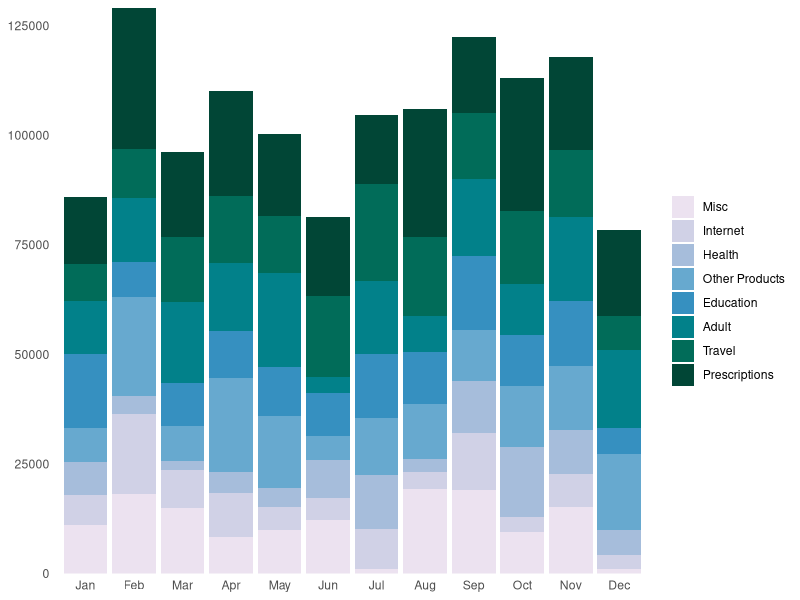

Write R code to recreate this figure.
# figure 2.1

library(ggplot2)
library(scales)
library(RColorBrewer)

getMonth <- function() {
  basep <- c(.22, .16, .14, .12, .10, .08, .08, .10)
  basep <- basep*100000
  adj <- round(rnorm(8, sd=5000), 0)
  single.month <- basep + adj
#   single.adj <- (1-sum(single.month))/8
#   single.month <- single.month + single.adj
   if (length(which(single.month<0))) {
     single.month <- getMonth()
   }
  single.month
}
labels <- c("Prescriptions", "Travel", "Adult", "Education", "Other Products", 
            "Health", "Internet", "Misc")
month <- c("Jan", "Feb", "Mar", "Apr", "May", "Jun", 
           "Jul", "Aug", "Sep", "Oct", "Nov", "Dec")
foo <- replicate(12, getMonth(), simplify="vector")
spam <- data.frame(p=as.vector(foo), month=rep(month, each=8), type=rep(labels, 12))
spam$month <- factor(spam$month, levels=month, ordered=T)
spam$type <- factor(spam$type, levels=labels, ordered=T)

#colours <- brewer.pal(8, "RdBu")
colours <- rev(brewer.pal(9, "PuBuGn")[-1])

gg <- ggplot(spam, aes(month, p, fill=type)) + 
  geom_bar(stat="identity") + scale_fill_manual(values = colours) +
  scale_y_continuous(expand=c(0,0)) +
  theme_bw() + guides(fill = guide_legend(reverse=TRUE)) +
  theme(
    legend.background = element_blank(),
    legend.key        = element_blank(),
    legend.title       = element_blank(),
    panel.background  = element_blank(),
    panel.border      = element_blank(),
    strip.background  = element_blank(),
#    plot.background   = element_blank(),
    axis.line         = element_blank(),
    axis.line.x      = element_blank(),
#    axis.title.x      = element_blank(),
    axis.title  = element_blank(),
    axis.ticks = element_blank(),
#    axis.text.x      = element_blank(),
    panel.grid = element_blank())

print(gg)